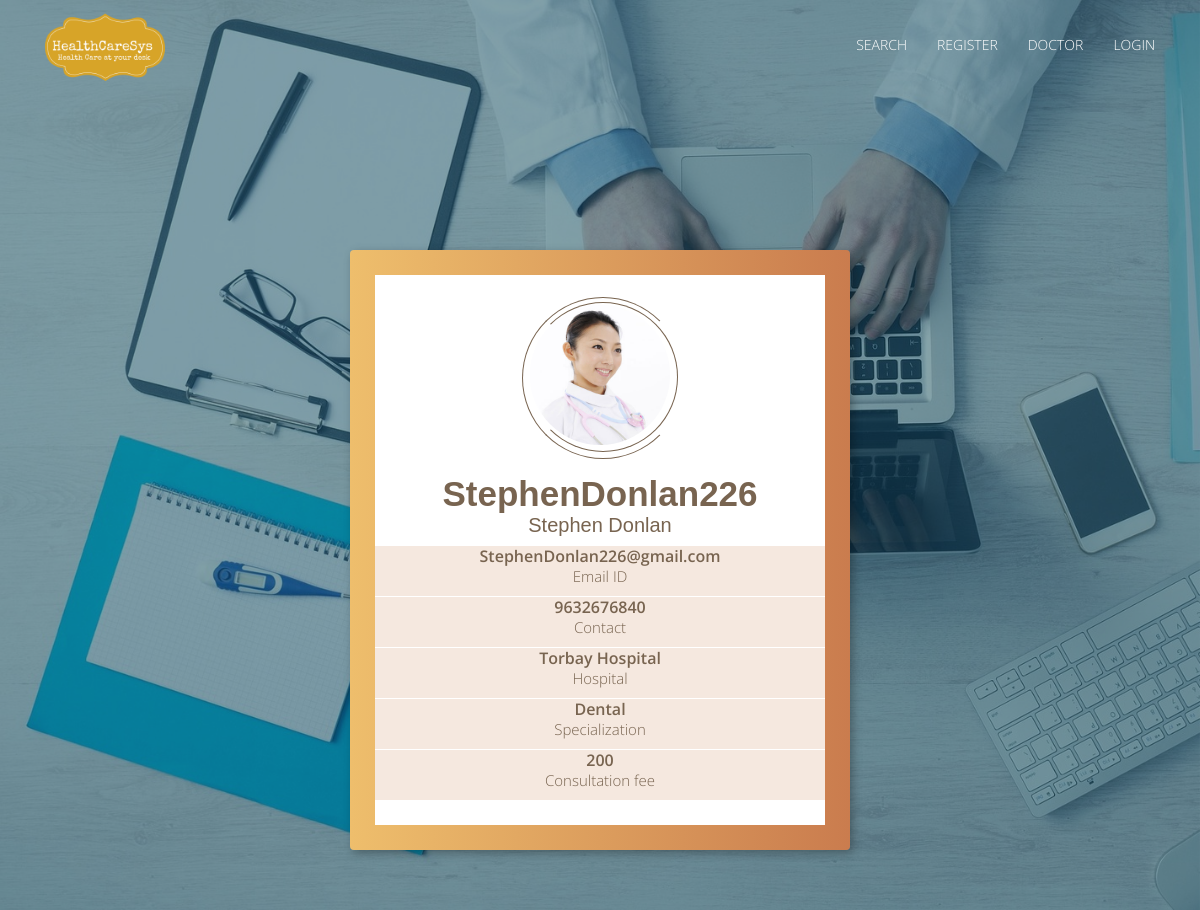
Page /doctor/227/ on the committed database.
### accounts/models.py (models this page shows, shortened)
class DoctorProfile(models.Model):
    user = models.OneToOneField(User, on_delete=models.CASCADE)
    hospital = models.ForeignKey('healthcare.Hospital', on_delete=models.CASCADE)
    contact = models.CharField(max_length=50)
    specialization = models.ForeignKey('healthcare.Department', on_delete=models.CASCADE)
    consultation_fee = models.IntegerField(default=200)
    amount = models.PositiveIntegerField(default=100)

### healthcare/models.py (models this page shows)
class Hospital(models.Model):
    name = models.CharField(max_length=100)
    location = models.ForeignKey(Location)
    contact = models.CharField(max_length=100, default='123456789')
    email = models.CharField(max_length=100,default='hospital_email@gmail.com')
    amount = models.PositiveIntegerField(default=100)
    def __str__(self):
        return self.name

class Department(models.Model):
    department_id = models.AutoField(primary_key=True)
    department_name = models.CharField(max_length=500)
    def __str__(self):
        return self.department_name

### accounts/views.py (the view)
# urls.py: url(r'^doctor/(?P<pk>[0-9]+)/', views.DoctorDetail.as_view(), name='doctor-detail'),
class DoctorDetail(generic.DetailView):
    model = DoctorProfile
    template_name = 'registration/doctorprofile.html'

### accounts/templates/registration/doctorprofile.html (shortened to what this page needs)
{% extends 'healthcare/base.html' %}
{% block body %}
{% load staticfiles %}
        <div class="containers">
          <div class="content-profile">
            <div class="profile">
              <div class="image-content">
                <div class="circle circle-1"></div>
                <div class="circle circle-2"></div><img src="{% static "img/doctor1.jpg" %}" alt="imgprofile"/>
              </div>
              <h4 class="profile__name" style="font-size:35px;">{{ doctorprofile.user.username }}<span style="font-size:20px">{{ doctorprofile.user.first_name }} {{ doctorprofile.user.last_name }}</span></h4>
            </div>
            <div class="profile-info">
              <div class="profile-info__item">
                <p>{{ doctorprofile.user.email }}<span>Email ID</span></p>
              </div>
              <div class="profile-info__item">
                <p>{{ doctorprofile.contact }}<span>Contact</span></p>
              </div>
              <div class="profile-info__item">
                <p>{{ doctorprofile.hospital }}<span>Hospital</span></p>
              </div>
              <div class="profile-info__item">
                <p>{{ doctorprofile.specialization }}<span>Specialization</span></p>
              </div>
              <div class="profile-info__item">
                <p>{{ doctorprofile.consultation_fee }}<span>Consultation fee</span></p>
              </div>
            </div>
          </div>
        </div>
{% endblock %}

### healthcare/static/css/style.css (style rules this page uses)
span { margin: 0 10px; }
span:first-of-type { margin-left: 0; }
span:last-of-type { margin-right: 0; }

### healthcare/static/css/profile.css (style rules this page uses)
.containers { width: 500px; height: 600px; margin: 60px auto; background: linear-gradient(to right, #EEBE6C 0%, #CA7C4E 100%); background: linear-gradient(bottom left, #EEBE6C 100%, #CA7C4E 0%); border-radius: 4px; box-shadow: 3px 3px 10px rgba(0, 0, 0, 0.3); position: relative; display: flex; justify-content: center; align-items: center; }
.content-profile { width: 450px; height: 550px; background: #fff; overflow: hidden; font-family: "Open Sans", sans-serif; -webkit-font-smoothing: antialiased; -moz-osx-font-smoothing: grayscale; }
.content-profile .profile { background: #fff; text-align: center; }
.content-profile .profile .image-content { width: 140px; height: 140px; margin: 30px auto; position: relative; }
.content-profile .profile .image-content .circle { position: absolute; top: -3px; left: -2px; border-radius: 50%; border-width: 1px; transition: .3s all; overflow: hidden; transition: 1s all; }
.content-profile .profile .image-content .circle-1 { width: 150px; height: 150px; border-style: solid; border-color: #786450 #786450 #786450 #fff; }
.content-profile .profile .image-content .circle-2 { width: 162px; height: 162px; top: -8px; left: -8px; border-style: solid; border-color: #786450 #fff #786450 #786450; }
.content-profile .profile .image-content img { display: block; border-radius: 50%; width: 100%; height: 100%; }
.content-profile .profile__name { color: #786450; font-weight: 600; font-size: 15px; }
.content-profile .profile__name span { display: block; font-weight: 300; font-size: 10px; }
.content-profile .profile-info { display: grid; grid-template-rows: repeat(3, 1fr); grid-gap: 1px; }
.content-profile .profile-info__item { background: #F5E8DF; display: flex; justify-content: center; align-items: center; transition: .3s all; }
.content-profile .profile-info__item p { color: #786450; font-weight: 600; text-align: center; }
.content-profile .profile-info__item p span { display: block; font-weight: 300; font-size: 15px; }

### healthcare/static/css/main.css (style rules this page uses)
body { font-family: 'Open Sans', sans-serif; line-height: 20px; color: #999999; font-size: 300; font-size: 16px; }
h1, h2, h3, h4, h5, h6 { font-family: 'Raleway', sans-serif; font-weight: 600; color: #222222; }

### rows in the picture
DoctorProfile: user.username "StephenDonlan226", user.first_name "Stephen", user.last_name "Donlan", user.email "StephenDonlan226@gmail.com", contact "9632676840", hospital "Torbay Hospital", specialization "Dental", consultation_fee "200"
